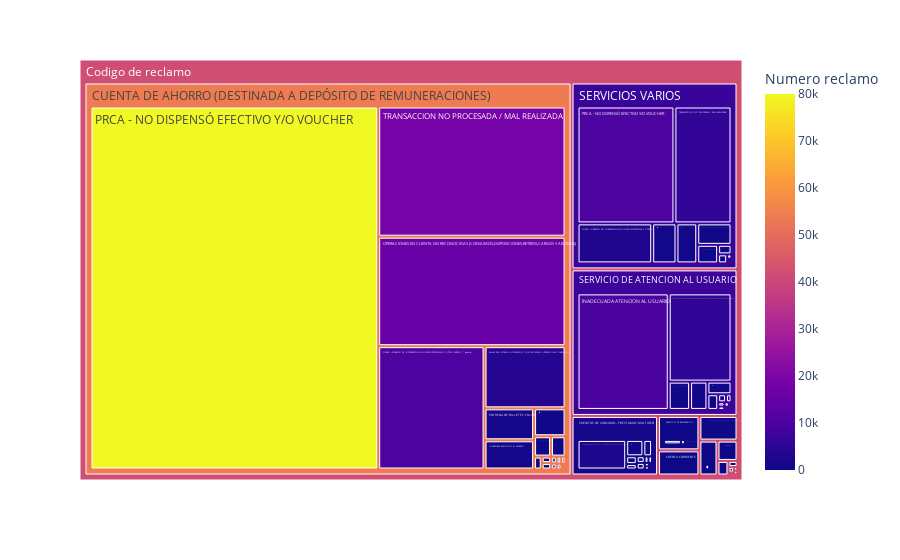

Notebook source saved alongside this figure:
### Code cell
data_temp = datos_preprocessed.groupby(['Servicio','Motivo']).agg({ 'Numero reclamo': "count"})
data_temp = data_temp.sort_values(by=['Numero reclamo'], ascending = False).reset_index()

fig = px.treemap(data_temp, path=[px.Constant('Codigo de reclamo'),'Servicio','Motivo'], values='Numero reclamo',
                  color='Numero reclamo', hover_data=['Servicio','Motivo'])
fig.show()

### Figure 1 — Plotly figure (JSON) as saved in the notebook; plotly's stock layout.template omitted (floating-point values rounded to 4 significant figures; data arrays with more than 128 entries replaced by an {"elided": "..."} marker saying what was removed)
{"data": [{"branchvalues": "total", "customdata": {"elided": "149x3 mixed values"}, "domain": {"x": [0, 1], "y": [0, 1]}, "hovertemplate": "labels=%{label}<br>Numero reclamo_sum=%{value}<br>parent=%{parent}<br>id=%{id}<br>Servicio=%{customdata[0]}<br>Motivo=%{customdata[1]}<br>Numero reclamo=%{color}<extra></extra>", "ids": {"elided": "149 str values"}, "labels": {"elided": "149 str values"}, "marker": {"coloraxis": "coloraxis", "colors": {"elided": "149 float values"}}, "name": "", "parents": {"elided": "149 str values"}, "type": "treemap", "values": {"elided": "149 int values"}}], "layout": {"coloraxis": {"colorbar": {"title": {"text": "Numero reclamo"}}, "colorscale": [[0, "#0d0887"], [0.1111, "#46039f"], [0.2222, "#7201a8"], [0.3333, "#9c179e"], [0.4444, "#bd3786"], [0.5556, "#d8576b"], [0.6667, "#ed7953"], [0.7778, "#fb9f3a"], [0.8889, "#fdca26"], [1, "#f0f921"]]}, "legend": {"tracegroupgap": 0}, "margin": {"t": 60}}}
